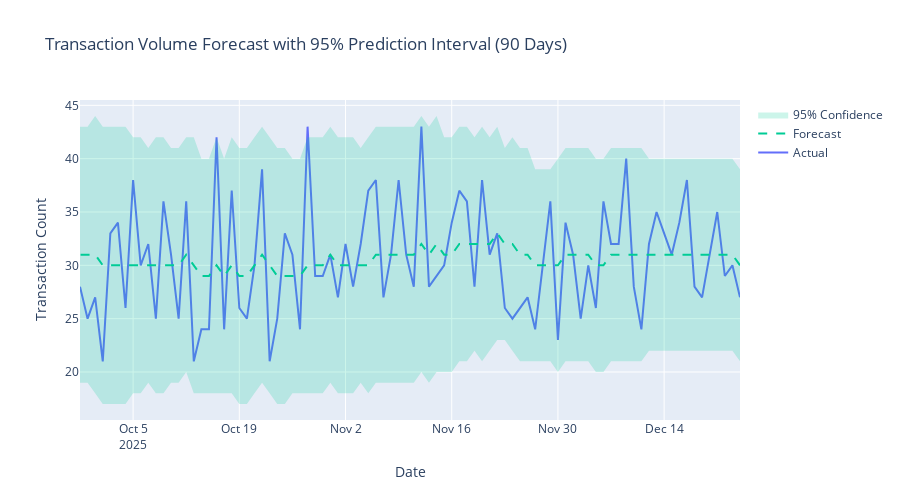

The notebook cell this image was saved under:
### Markdown cell above
### Transaction Forecast with Bands

### Code cell
transaction_forecast_with_bands_query = "SELECT * FROM gold.analytics_transaction_volume_forecast ORDER BY date_actual DESC"
transaction_forecast_with_bands_df = fetch_data(transaction_forecast_with_bands_query)

fig = go.Figure()

# Actual values
fig.add_trace(go.Scatter(
    x=transaction_forecast_with_bands_df['date_actual'],
    y=transaction_forecast_with_bands_df['actual_count'],
    mode='lines',
    name='Actual',
    line=dict(color='#636EFA', width=2),
    hovertemplate='Date: %{x}<br>Actual: %{y:,}<extra></extra>'
))

# Forecast
fig.add_trace(go.Scatter(
    x=transaction_forecast_with_bands_df['date_actual'],
    y=transaction_forecast_with_bands_df['forecasted_count'],
    mode='lines',
    name='Forecast',
    line=dict(color='#00CC96', width=2, dash='dash'),
    hovertemplate='Date: %{x}<br>Forecast: %{y:,}<extra></extra>'
))

# Upper confidence band
fig.add_trace(go.Scatter(
    x=transaction_forecast_with_bands_df['date_actual'],
    y=transaction_forecast_with_bands_df['forecast_upper_bound'],
    mode='lines',
    line=dict(width=0),
    showlegend=False,
    hoverinfo='skip'
))

# Lower confidence band with fill
fig.add_trace(go.Scatter(
    x=transaction_forecast_with_bands_df['date_actual'],
    y=transaction_forecast_with_bands_df['forecast_lower_bound'],
    mode='lines',
    line=dict(width=0),
    fillcolor='rgba(0, 204, 150, 0.2)',
    fill='tonexty',
    name='95% Confidence',
    hovertemplate='Date: %{x}<br>Lower: %{y:,}<extra></extra>'
))

fig.update_layout(
    title="Transaction Volume Forecast with 95% Prediction Interval (90 Days)",
    xaxis_title="Date",
    yaxis_title="Transaction Count",
    height=500,
    hovermode='x unified'
)

fig.show()
